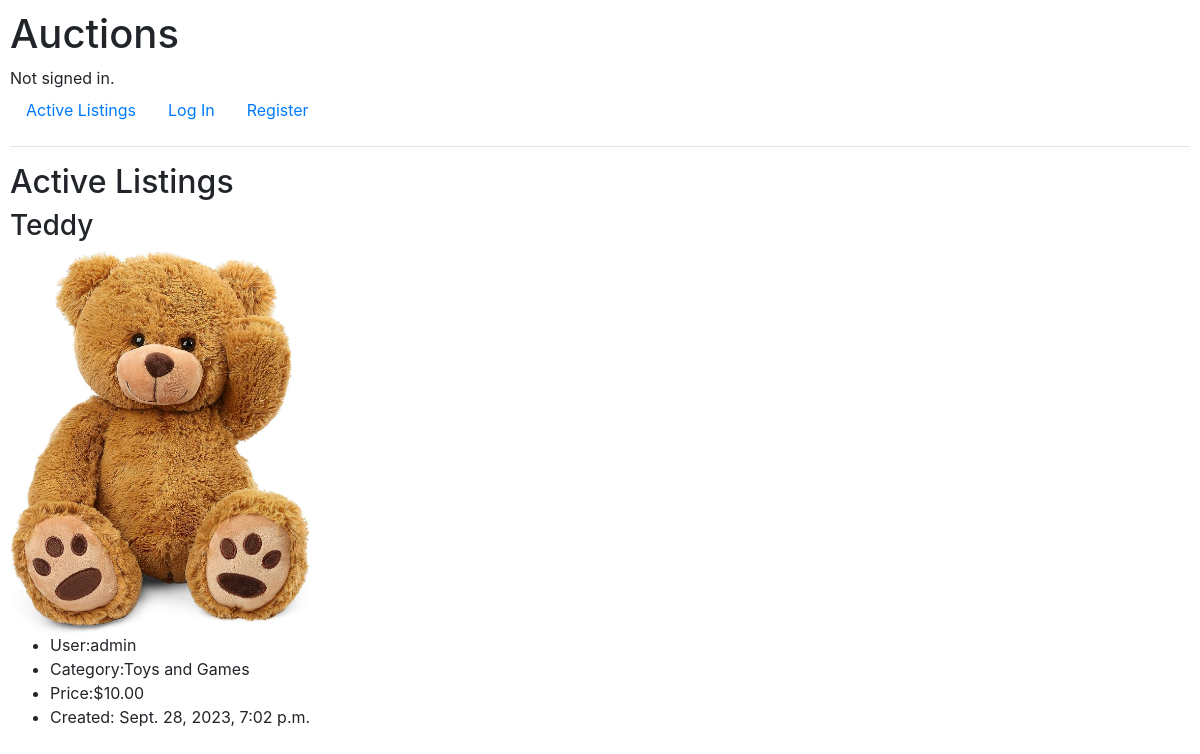
The page / on the database its author committed.
### auctions/models.py (models this page shows)
class Listing(models.Model):
    title = models.CharField(max_length=100)
    description = models.TextField(max_length=1000)
    username = models.ForeignKey(
        settings.AUTH_USER_MODEL, on_delete=models.CASCADE)
    bid = models.DecimalField(max_digits=6, decimal_places=2, validators=[
                              MinValueValidator(0.50)])
    web_page = models.URLField(max_length=200, blank=True)
    img = models.ImageField(null=True, blank=True, upload_to='media/')
    active = models.BooleanField(default=True)
    created_date = models.DateTimeField(auto_now_add=True)
    class Categories(models.TextChoices):
        CLOTHING = 'Apparel and Clothing'
        TOYS = 'Toys and Games'
        ELECTRONICS = 'Electronics and Gadgets'
        HOME = 'Home and Living'
        SPORTS = 'Sports and Outdoor'
        BEAUTY = 'Beauty and Personal Care'
        BOOKS = 'Books and Media'
        FOOD = 'Food and Grocery'
        AUTOMOTIVE = 'Automotive and Parts'
        HEALTH = 'Health and Wellness'
    categories = models.CharField(max_length=100, choices=Categories.choices)
    class Meta:
        verbose_name = 'Listing'
        verbose_name_plural = 'Listings'

class User(AbstractUser):
    pass

### auctions/views.py (the view)
# urls.py: path("", views.index, name="index"),
def index(request):
    listings = Listing.objects.all()
    context = {"listings": listings}
    return render(request, "auctions/index.html", context)

### auctions/templates/auctions/index.html
{% extends "auctions/layout.html" %}
{% block body %}
    <h2>Active Listings</h2>
        {% for listing in listings %}
            <h3>{{listing.title}}</h3>
            <img src="{{listing.img.url}}" alt="{{listing.title}}" width="300" >
            <ul>
                <li>User:{{listing.username}}</li>
                <li>Category:{{listing.categories}}</li>
                <li>Price:${{listing.bid}}</li>
                <li>Created: {{listing.created_date}}</li>
            </ul>
    {% endfor %}
{% endblock %}

### auctions/static/auctions/styles.css (style rules this page uses)
body { padding: 10px; }

### rows shown on the page
Listing: title "Teddy", img (picture), username "admin", categories "Toys and Games", bid "10.00", created_date "Sept. 28, 2023, 7:02 p.m."
